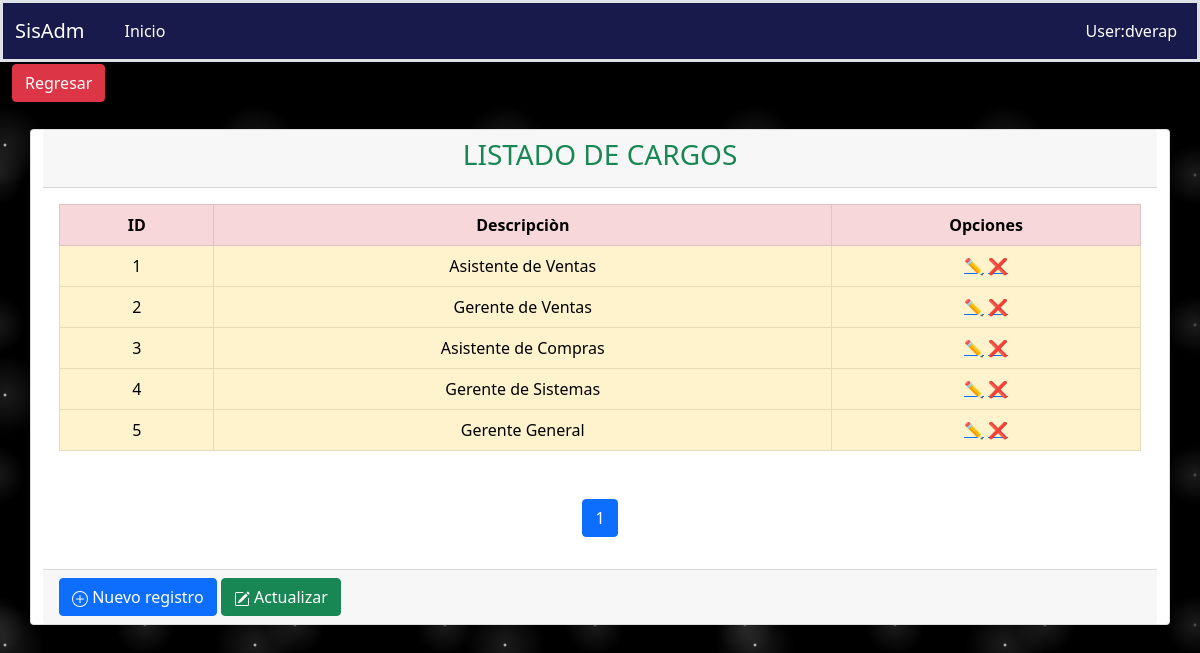
The app's page /fichaPersonal/cargo with its own data.
### aplicaciones/ficha_personal/models.py (models this page shows, shortened)
class Cargo(models.Model):
    descripcion = models.CharField(max_length=50)
    estado = models.BooleanField(default=True)
    fecha_creacion = models.DateTimeField(auto_now_add=False, auto_now=True)
    class Meta:
        verbose_name = "Cargo"
        verbose_name_plural = "Cargos"
        ordering = ('id',)

### aplicaciones/ficha_personal/views/Cargo/views.py (the view)
# urls.py: path('cargo', CargoListView.as_view(), name='cargo'),
class CargoListView(ListView):
    template_name = "Cargo/listCargos.html"
    context_object_name = 'cargo'
    model = Cargo
    paginate_by = 5
    def get_queryset(self):
        query = self.request.GET.get("query")
        print(query)
        if query:
            return self.model.objects.filter(descripcion__icontains=query)
        else:
            return self.model.objects.all()
    def get_context_data(self, **kwargs):
        context = super().get_context_data(**kwargs)
        context['url_anterior'] = '/fichaPersonal/fichaPersonal'
        context['listar_url']= '/fichaPersonal/cargo'
        context['crear_url'] = '/fichaPersonal/crearcargo/'
        context['titulo'] = 'LISTADO DE CARGOS'
        context['query'] = self.request.GET.get("query") or ""
        return context

### aplicaciones/ficha_personal/templates/Cargo/listCargos.html (shortened to what this page needs)
{% extends 'consulta.html' %}
{% load static %}
{% block columns %}
    <tr class="table-danger text-center">
        <th scope="col" style="width: 5%;">ID</th>
        <th scope="col" style="width: 20%;">Descripciòn</th>
        <th scope="col" style="width: 10%;">Opciones</th>
    </tr>
{% endblock %}
{% block rows %}
    {% for object in cargo %}
        <tr class="align-middle table-warning text-center">
            <td>{{forloop.counter}}</td>
            <td>{{ object.descripcion }}</td>
            <td class="acciones">
                <a href="{% url 'ficha_Personal:actualizarcargo' object.id %}">✏️</a>
                <a href="{% url 'ficha_Personal:deletecargo' object.id %}">❌</a>
            </td>
        </tr>
    {% endfor %}
{% endblock %}

### static/css/estilos.css (style rules this page uses)
body { background-color:black; background-image: radial-gradient(white, rgba(255,255,255,.2) 2px, transparent 40px), radial-gradient(white, rgba(255,255,255,.15) 1px, transparent 30px), radial-gradient(white, rgba(255,255,255,.1) 2px, transparent 40px), radial-gradient(rgba(255,255,255,.4), rgba(255,255,255,.1) 2px, transparent 30px); background-size: 550px 550px, 350px 350px, 250px 250px, 150px 150px; background-position: 0 0, 40px 60px, 130px 270px, 70px 100px; color: #171a4a; }

### records on screen
Cargo: descripcion "Asistente de Ventas"
Cargo: descripcion "Gerente de Ventas"
Cargo: descripcion "Asistente de Compras"
Cargo: descripcion "Gerente de Sistemas"
Cargo: descripcion "Gerente General"

### other values on screen
{{ titulo }} "LISTADO DE CARGOS"
{{ i }} "1"
